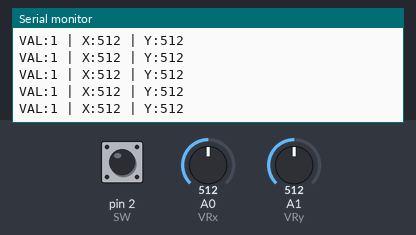
Bench run of a sketch on a simulated Arduino Uno, built with avr-gcc and run on an emulated ATmega328P. Parts: the last lines printed to the serial monitor. The test bench sets the inputs (shaded band); at power-on: A1 (VRy) = 512, A0 (VRx) = 512, pin 2 (SW) HIGH.

Above: at 4.2 s.
4.3 s: A1 (VRy) set to 990
At 4.33 s:
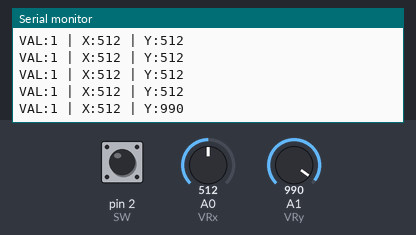
7.3 s: A1 (VRy) set to 1007
At 7.32 s:
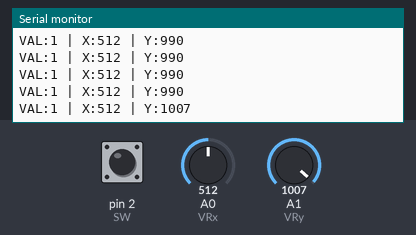
10.3 s: A0 (VRx) set to 987
At 10.32 s:
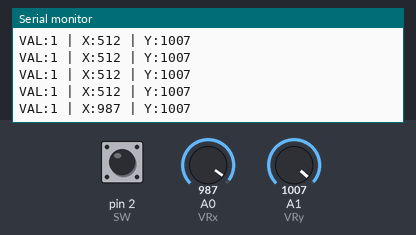
11.8 s: A0 (VRx) set to 1014
At 11.84 s:
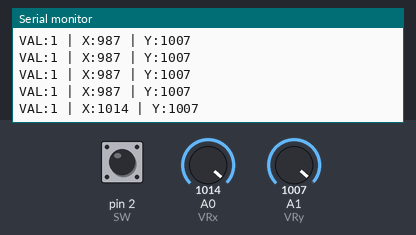
Timing chart, 0 to 14.8 s (numbered marks = the images above; inputs shaded):
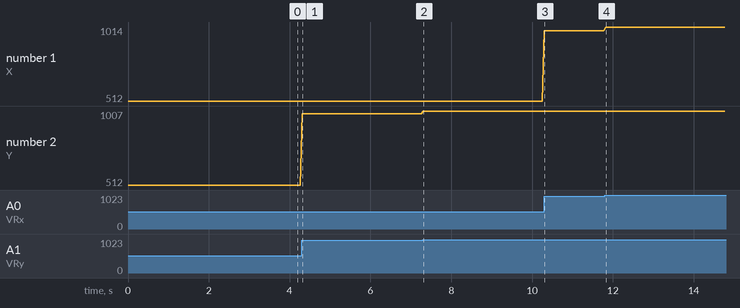

Measured:
- after the input at 4.3 s, the serial monitor: prints a new line at once (image 1)
- after the input at 7.3 s, the serial monitor: prints a new line at once (image 2)
- after the input at 10.3 s, the serial monitor: prints a new line at once (image 3)
- after the input at 11.8 s, the serial monitor: prints a new line at once (image 4)
- plotted number 1: 512 → 987 after the input at 10.3 s, 987 → 1014 after the input at 11.8 s
- plotted number 2: 512 → 990 after the input at 4.3 s, 990 → 1007 after the input at 7.3 s

The sketch:

ai_joystick.ino
```cpp
#define VRx 0 // analog
#define VRy 1 // analog
#define SW  2 // digital

void setup()
{
  Serial.begin(9600);
  pinMode(SW, INPUT_PULLUP);
}

void loop()
{
  int valX = analogRead(VRx);
  int valY = analogRead(VRy);
  bool valSW = digitalRead(SW);

  Serial.print("VAL:");
  Serial.print(valSW);
  Serial.print(" | X:");
  Serial.print(valX);
  Serial.print(" | Y:");
  Serial.println(valY);
  delay(50);
}
```
